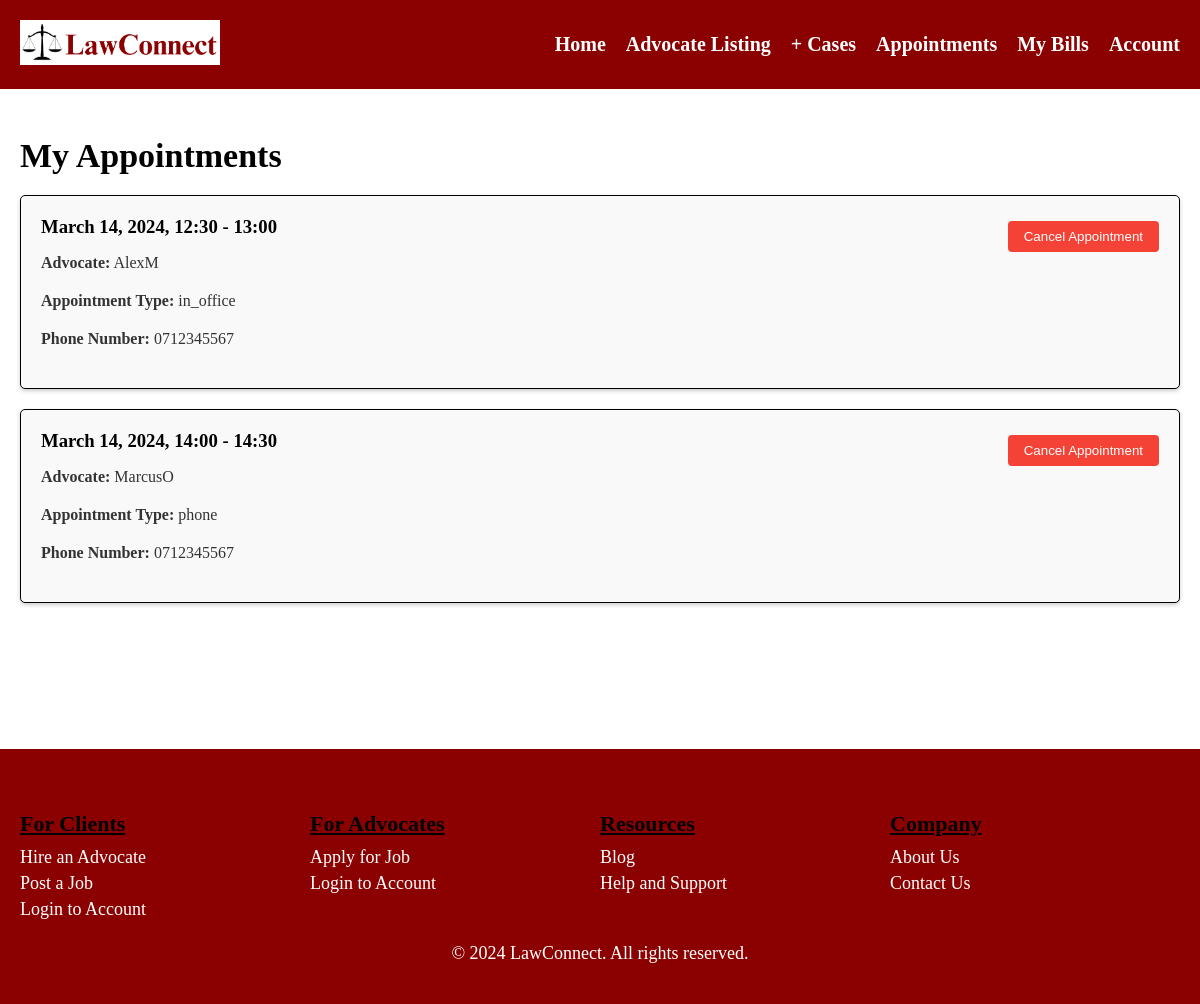
The page /lawapp/client_appts/ (signed in) on the database its author committed.
### lawapp/models.py (models this page shows, shortened)
class Appointment(models.Model):
    advocate = models.ForeignKey(User, on_delete=models.CASCADE, related_name='advoc_myappts')
    client = models.ForeignKey(User, on_delete=models.CASCADE, related_name='client_myappts')
    appointment_date = models.DateField(null=True, blank=True)
    TIME_SLOT_CHOICES = [
        ('8:00 - 8:30', '8:00 - 8:30'),
        ('8:30 - 9:00', '8:30 - 9:00'),
        ('9:00 - 9:30', '9:00 - 9:30'),
        ('9:30 - 10:00', '9:30 - 10:00'),
        ('10:00 - 10:30', '10:00 - 10:30'),
        ('10:30 - 11:00', '10:30 - 11:00'),
        ('11:00 - 11:30', '11:00 - 11:30'),
        ('11:30 - 12:00', '11:30 - 12:00'),
        ('12:00 - 12:30', '12:00 - 12:30'),
        ('12:30 - 13:00', '12:30 - 13:00'),
        ('14:00 - 14:30', '14:00 - 14:30'),
        ('14:30 - 15:00', '14:30 - 15:00'),
        ('15:00 - 15:30', '15:00 - 15:30'),
        ('15:30 - 16:00', '15:30 - 16:00'),
        ('16:00 - 16:30', '16:00 - 16:30'),
        ('16:30 - 17:00', '16:30 - 17:00'),
    ]
    time_slot = models.CharField(max_length=25, choices=TIME_SLOT_CHOICES)
    APPOINTMENT_TYPES = [
        ('in_office', 'In-Office'),
        ('phone', 'Phone')
    ]
    appointment_type = models.CharField(max_length=10, choices=APPOINTMENT_TYPES)
    phone_number = models.CharField(max_length=15)
    date_created = models.DateTimeField(auto_now_add=True, null=True, blank=True)
    cancelled = models.BooleanField(default=False)
    rejected = models.BooleanField(default=False)

### lawapp/views.py (the view)
# urls.py: path("client_appts/", views.client_appts, name="client_appts"),
@login_required
def client_appts(request):
    appointments = Appointment.objects.filter(client=request.user, cancelled=False).order_by('-date_created')
    context = {
        'appointments': appointments
    }
    return render(request, "lawapp/client/client_appts.html", context)

### lawapp/templates/lawapp/client/client_appts.html (shortened to what this page needs)
{% load static %}
<!DOCTYPE html>
<html>
<head>
  <link rel="stylesheet" href="{% static 'css/advocate3.css' %}">
</head>
<body>
  <header>
    <div class="logo">
      <img src="{% static 'images/legal_scales_logo.png' %}" alt="LawConnect Logo">
    </div>
    <nav>
      <ul>
          <li><a href="{% url 'client_dash' %}">Home</a></li>
          <li><a href="{% url 'advoc_list' %}">Advocate Listing</a></li>
          <li class="dropdown">
            <a href="#" class="dropbtn">+ Cases</a>
          </li>
          <li><a href="{% url 'client_appts' %}">Appointments</a></li>
          <li><a href="{% url 'client_bills' %}">My Bills</a></li>
          <li class="dropdown">
            <a href="#" class="dropbtn">Account</a>
          </li>
      </ul>
    </nav>
  </header>
  <section class="requests">
    <div class="request-profiles">
        <h2>My Appointments</h2>
        {% if appointments %}
            {% for appointment in appointments %}
            <div class="request-box">
              <div class="request-details">
                <h3>{{ appointment.appointment_date }}, {{ appointment.time_slot }}</h3>
                <p><strong>Advocate:</strong> {{ appointment.advocate }}</p>
                <p><strong>Appointment Type:</strong> {{ appointment.appointment_type }}</p>
                <p><strong>Phone Number:</strong> {{ appointment.phone_number }}</p>
              </div>
              <div class="action-buttons">
                {% if appointment.rejected %}
                    <button class="cancelled-button"><strong>Advocate Cancelled</strong></button>
                {% else %}
                <form id="reject-form-{{ appointment.id }}" action="{% url 'cancel_appt' appointment.id %}" method="post">
                  <button class="reject-button" type="submit">Cancel Appointment</button>
                </form>
                {% endif %}
              </div>
            </div>
            {% endfor %}
        {% else %}
            <p>No booked appointments.</p>
        {% endif %}
    </div>
  </section>
  <footer>
    <div class="footer-columns">
      <div class="footer-column">
        <h3>For Clients</h3>
        <ul>
          <li><a href="#">Hire an Advocate</a></li>
          <li><a href="#">Post a Job</a></li>
          <li><a href="#">Login to Account</a></li>
        </ul>
      </div>
      <div class="footer-column">
        <h3>For Advocates</h3>
        <ul>
          <li><a href="#">Apply for Job</a></li>
          <li><a href="#">Login to Account</a></li>
        </ul>
      </div>
      <div class="footer-column">
        <h3>Resources</h3>
        <ul>
          <li><a href="#">Blog</a></li>
          <li><a href="#">Help and Support</a></li>
        </ul>
      </div>
      <div class="footer-column">
        <h3>Company</h3>
        <ul>
          <li><a href="#">About Us</a></li>
          <li><a href="#">Contact Us</a></li>
        </ul>
      </div>
    </div>
    <p>© 2024 LawConnect. All rights reserved.</p>
  </footer>
</body>
</html>

### lawapp/static/css/advocate3.css (style rules this page uses)
body { margin: 0; font-family: 'Times New Roman', Times, serif; }
header { background-color: #8B0000; padding: 10px 20px; display: flex; align-items: center; justify-content: space-between; }
.logo img { width: 200px; height: auto; margin-top: 10px; margin-bottom: 10px; }
nav ul { list-style: none; margin: 0; padding: 0; display: flex; }
nav ul li { margin-left: 20px; }
nav ul li a { color: #FFFFFF; text-decoration: none; font-weight: bold; font-size: 20px; }
.dropdown { position: relative; display: inline-block; }
h2 { color: #333; font-size: 24px; margin-bottom: 20px; }
p { color: #333; margin-bottom: 20px; }
footer { background-color: #8B0000; padding: 20px; text-align: center; }
footer p { color: #FFFFFF; text-align: center; font-size: 18px; }
.footer-columns { display: flex; justify-content: space-between; margin-top: 20px; text-align: left; }
.footer-columns::after { content: ''; flex: 1; }
.footer-column { width: calc(25% - 20px); margin-right: 20px; display: inline-block; vertical-align: top; }
.footer-column h3 { font-size: 22px; margin-bottom: 10px; text-align: left; text-decoration: underline; }
.footer-column ul { margin: 0; padding: 0; list-style: none; }
.footer-column ul li { margin-bottom: 5px; }
.footer-column ul li a { color: #FFFFFF; text-decoration: none; display: block; font-size: 18px; }
.action-buttons { display: flex; flex-direction: column; align-items: flex-end; }
section.requests { min-height: calc(100vh - 140px); background-color: #FFFFFF; }
.request-profiles { max-width: 1200px; margin: 0 auto; padding: 20px; }
.request-profiles h2 { color: #000000; font-size: 34px; margin-bottom: 20px; }
.request-box { display: flex; justify-content: space-between; align-items: left; flex-wrap: wrap; flex-basis: 100%; background-color: #f9f9f9; border: 1px solid #000000; border-radius: 5px; box-shadow: 0 2px 4px rgba(0, 0, 0, 0.2); padding: 20px; margin-bottom: 20px; }
.request-details { flex: 1; padding-right: 10px; }
.request-details h3 { margin-top: 0; margin-bottom: 10px; }
.launch-button, .reject-button { padding: 8px 16px; border: none; border-radius: 4px; cursor: pointer; transition: background-color 0.3s; }
.reject-button { background-color: #f44336; color: white; margin-top: 5px; }

### rows shown on the page
Appointment: appointment_date "March 14, 2024", time_slot "12:30 - 13:00", advocate "AlexM", appointment_type "in_office", phone_number "0712345567"
Appointment: appointment_date "March 14, 2024", time_slot "14:00 - 14:30", advocate "MarcusO", appointment_type "phone", phone_number "0712345567"
